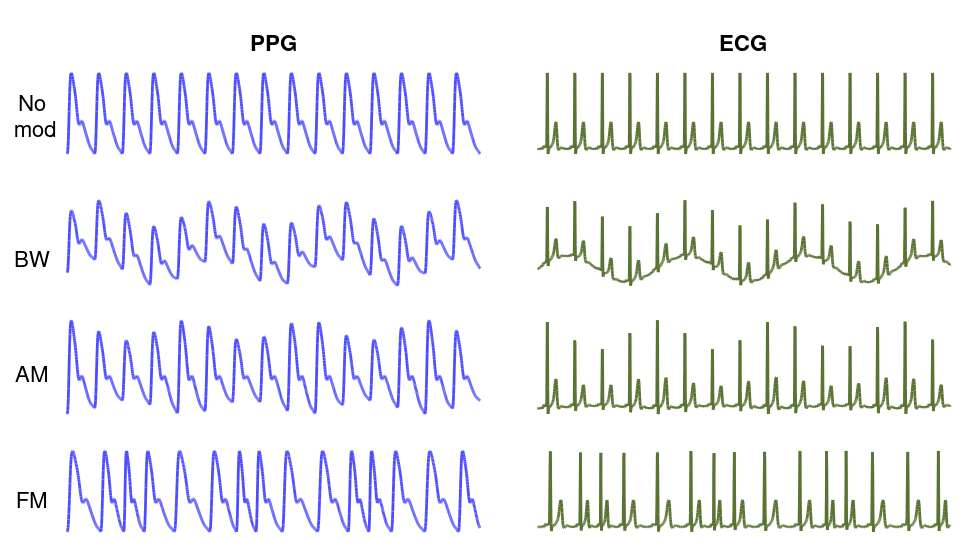
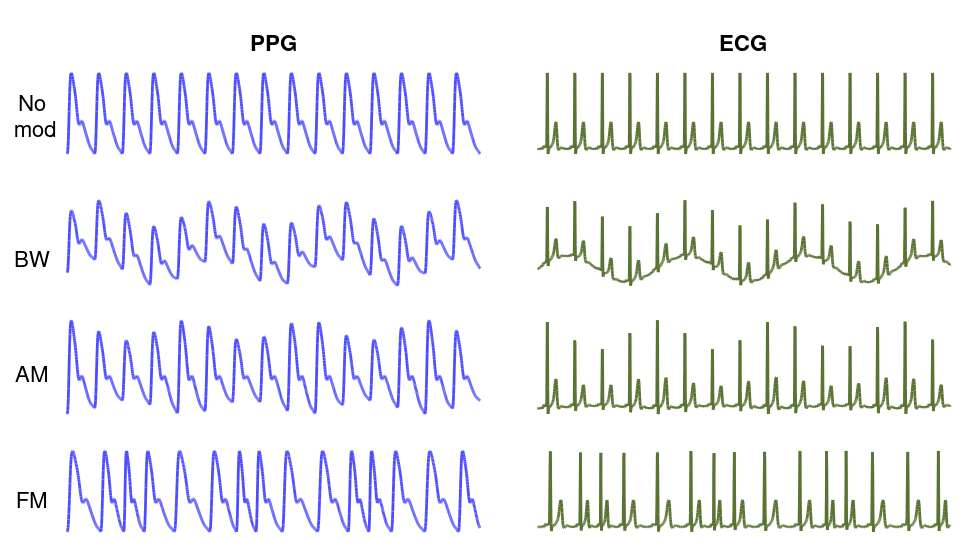

These figures' MATLAB source, in order:
function make_respiratory_modulations_plot
% make_respiratory_modulations_plot creates the plot of respiratory
% modulations of the ECG and PPG signals which is publicly available at: 
%
%               make_respiratory_modulations_plot
%
%	This file creates the image originally published in:
%           Charlton P.H. et al. An assessment of algorithms to estimate
%           respiratory rate from the electrocardiogram and photoplethysmogram,
%           Physiological Measurement, 37(4), 2016
%           DOI: https://doi.org/10.1088/0967-3334/37/4/610
%   Please cite this publication when using this image.
%   
%   Output:
%       a PNG image in the same folder as this script
%     
%   Comments, Questions, Criticisms, Feedback, Contributions:
%       See: http://peterhcharlton.github.io/RRest/contributions.html
%
%   Licence:
%       please see the accompanying file named "LICENSE"
%

%% Settings

no_beats = 511;
sig_range = 1;
f_r = 0.23; w_r = 2*pi*f_r;
f_c = 1.2; w_c = 2*pi*f_c;
fs = 100;
a_r = 0.22;

%% Load data

ecg_data.t = 0:0.01:1;
ecg_data.v = [0.0628929206915458,0.0628929206915458,0.0587000506488106,0.0607963906957733,0.0587000506488106,0.0628929206915458,0.0587000506488106,0.0649893007277317,0.0587000506488106,0.0649893906993127,0.0628929206915458,0.0628929206915458,0.0587001706021793,0.0607964806721212,0.0754714208624968,0.0670857907342811,0.0712786607770163,0.0607965306526915,0.0587000506488106,0.0712790306332367,0.0796641009790649,0.0880504708590479,0.100628751076163,0.0985321711111414,0.0922430109906925,0.0817607109175321,0.0796644008624868,0.0859536009673920,0.0838574908197314,0.0943395309891593,0.0964358810334277,0.0964358810334277,0.0796640410023805,0.138365121315293,0.553456376600879,1,0.964354102164553,0.276729142911456,0,0.0251570603185868,0.0628930206526865,0.0649893907034836,0.0712784908430773,0.0733751507770112,0.0712787207537007,0.0796644008624868,0.0796644008624868,0.0880501409479572,0.0838572908974501,0.0943395809596000,0.0964358810334277,0.106917921192726,0.109014511153862,0.115303891188820,0.121593101289839,0.129978841375310,0.138364581460780,0.153039681588981,0.167714841693866,0.186582621942805,0.218028912350468,0.247379232560238,0.285115292855479,0.322850853343825,0.352200673749083,0.375261713885036,0.389936784024894,0.394129654067629,0.373165483784006,0.329140363329457,0.259957612777821,0.190775711926268,0.138365241204309,0.0922432209090877,0.0754715108275234,0.0545071806060754,0.0545071806060754,0.0461214405206049,0.0545071806060754,0.0566034506718976,0.0628929206915458,0.0628929206915458,0.0712786607770163,0.0712786607770163,0.0754715308197515,0.0754715308197515,0.0796644008624868,0.0796644008624868,0.0796644008624868,0.0796644008624868,0.0754716807614624,0.0712786607770163,0.0712786607770163,0.0754715308197515,0.0670859806604482,0.0628929206915458,0.0670857907342811,0.0607963906957734,0.0670857907342811,0.0628929206915458,0.0712786607770163];

ppg.t = 0:0.01:1;
ppg.v = [0,0.00927542939852481,0.0372488322480372,0.0896445546165244,0.169004189004819,0.272647048523832,0.393762147326141,0.522824548449564,0.648130256209061,0.758626219281831,0.847819546835619,0.914400499067893,0.959234915642351,0.985437381517778,0.997714838452157,1,0.995011418768304,0.985125871133712,0.971761461825674,0.955456925699569,0.937412807053363,0.917629320396664,0.896682390477446,0.875479725915258,0.853916479121250,0.832170367477851,0.810423915529333,0.788209093110292,0.764908967193013,0.739300355899694,0.712381664572962,0.683143829496475,0.651587233363082,0.618067496536693,0.583173995134062,0.547292623927837,0.511984733125585,0.478482376769321,0.447658087846185,0.420523059079013,0.397447373925289,0.378897500664425,0.366497617029747,0.359654515162849,0.357484309046336,0.359638663309276,0.364692117662492,0.372113594720006,0.380055318961484,0.388913036314599,0.399242502208559,0.406355757469157,0.408744202083830,0.407861780008873,0.404510362335276,0.398839763639832,0.390849762384774,0.382094285048579,0.372173831593098,0.361197192580294,0.349640925944862,0.337504695928278,0.325000637378979,0.312496521432379,0.300276611142535,0.287995625629235,0.275491584041999,0.263380083238680,0.251419743047758,0.239459173263126,0.227498880486464,0.215538282837730,0.203643944307285,0.192226987553774,0.180948415515039,0.170075343432093,0.159202176822953,0.148329061636135,0.137738867025047,0.127409366648891,0.117434993958546,0.108040650505145,0.0992259833676540,0.0909912956489715,0.0833362360009967,0.0775118991588359,0.0715432265228746,0.0656005086235839,0.0601638844825797,0.0549468564227474,0.0507434502364092,0.0467557643993294,0.0426247533240844,0.0390735410794610,0.0355210529792382,0.0310620642768787,0.0254434048267722,0.0182660054583478,0.0102196996141933,0.00347880408741879,0.00152249485121779];

sin_wave.t = ppg.t;
sin_wave.v = sin(w_c*ppg.t);

%% Find plain data
for sig = {'ppg', 'ecg_data', 'sin_wave'}
    % Extract data
    eval(['data = ' sig{1,1} ';']);
    % Normalise data
    data.v = sig_range * (data.v - min(data.v))/(range(data.v));
    % Multiply data
    data.seg.v = [ data.v, repmat(data.v(2:end), [1,no_beats-1]) ];
    data.seg.t = 0:(1/fs):no_beats;
    % Re-insert data
    eval([sig{1,1} ' = data;']);
end

%% Find modulated data
for sig = {'ppg', 'ecg_data', 'sin_wave'}
    % Extract data
    eval(['data = ' sig{1,1} ';']);
    % BW:
    data.bw.v = data.seg.v + a_r*sin(w_r*data.seg.t);
    data.bw.t = data.seg.t;
    % AM:
    data.am.t = data.seg.t;
    % data.am.v = data.seg.v.*(1+a_r*sin(w_r*data.seg.t));
    data.am.v = detrend(data.seg.v).*((1/a_r)+cos(w_r*data.seg.t));
    % FM:
    temp.t = data.seg.t + a_r*sin(w_r*data.seg.t);
    temp.v = data.seg.v;
    data.fm.t = data.seg.t;
    data.fm.v = interp1(temp.t, temp.v, data.fm.t);
    % Re-insert data
    eval([sig{1,1} ' = data;']);
end

%% Make PPG and ECG modulations figure

% setup figure
close all
duration = 15;
paper_size = [480 270 960 540]./100;
height = 0.18;
width = 0.43;
h_fig = figure('Position',paper_size*100);
set(gcf,'color','w');
color = get(h_fig,'Color'); 
fontsize = 16;

% Plot PPG and ECG
temp = ppg;
ppg_col = [0.3, 0.3, 1];
ax(1) = subplot('Position', [0.07, 0.7, width, height]); data = temp.seg; rel_els = find(data.t<=duration); plot(data.t(rel_els), data.v(rel_els), 'Color', ppg_col, 'LineWidth', 2), xlim([min(data.t(rel_els)), max(data.t(rel_els))]), ylim([min(data.v(rel_els))-0.1, max(data.v(rel_els))+0.1]), set(gca, 'XTick', [], 'YTick', []), set(gca,'XColor',color,'YColor',color,'TickDir','out'), ylabel({' ','No       ', 'mod      '}, 'Rotation', 0, 'Color', 'k', 'FontSize', fontsize, 'Position', [-0.5,0.2]), title('PPG', 'FontSize', fontsize)
ax(2) = subplot('Position', [0.07, 0.46, width, height]); data = temp.bw; rel_els = find(data.t<=duration); plot(data.t(rel_els), data.v(rel_els), 'Color', ppg_col, 'LineWidth', 2), xlim([min(data.t(rel_els)), max(data.t(rel_els))]), ylim([min(data.v(rel_els))-0.1, max(data.v(rel_els))+0.1]), set(gca, 'XTick', [], 'YTick', []), set(gca,'XColor',color,'YColor',color,'TickDir','out'), ylabel('BW       ', 'Rotation', 0, 'Color', 'k', 'FontSize', fontsize, 'Position', [-0.5,0.1])
ax(3) = subplot('Position', [0.07, 0.23, width, height]); data = temp.am; rel_els = find(data.t<=duration); plot(data.t(rel_els), data.v(rel_els), 'Color', ppg_col, 'LineWidth', 2), xlim([min(data.t(rel_els)), max(data.t(rel_els))]), ylim([min(data.v(rel_els))-0.1, max(data.v(rel_els))+0.1]), set(gca, 'XTick', [], 'YTick', []), set(gca,'XColor',color,'YColor',color,'TickDir','out'), ylabel('AM       ', 'Rotation', 0, 'Color', 'k', 'FontSize', fontsize, 'Position', [-0.5,-0.3])
ax(4) = subplot('Position', [0.07, 0.00, width, height]); data = temp.fm; rel_els = find(data.t<=duration); plot(data.t(rel_els), data.v(rel_els), 'Color', ppg_col, 'LineWidth', 2), xlim([min(data.t(rel_els)), max(data.t(rel_els))]), ylim([min(data.v(rel_els))-0.1, max(data.v(rel_els))+0.1]), set(gca, 'XTick', [], 'YTick', []), set(gca,'XColor',color,'YColor',color,'TickDir','out'), ylabel('FM       ', 'Rotation', 0, 'Color', 'k', 'FontSize', fontsize, 'Position', [-0.5,0.3])
temp = ecg_data;
ecg_col = [0.35, 0.45, 0.2];
ax(1) = subplot('Position', [0.56, 0.7, width, height]); data = temp.seg; rel_els = find(data.t<=duration); plot(data.t(rel_els), data.v(rel_els), 'Color', ecg_col, 'LineWidth', 2), xlim([min(data.t(rel_els)), max(data.t(rel_els))]), ylim([min(data.v(rel_els))-0.1, max(data.v(rel_els))+0.1]), set(gca, 'XTick', [], 'YTick', []), set(gca,'XColor',color,'YColor',color,'TickDir','out'), title('ECG', 'FontSize', fontsize), %ylabel('No mod             ', 'Rotation', 0, 'Color', 'k', 'FontSize', fontsize)
ax(2) = subplot('Position', [0.56, 0.46, width, height]); data = temp.bw; rel_els = find(data.t<=duration); plot(data.t(rel_els), data.v(rel_els), 'Color', ecg_col, 'LineWidth', 2), xlim([min(data.t(rel_els)), max(data.t(rel_els))]), ylim([min(data.v(rel_els))-0.1, max(data.v(rel_els))+0.1]), set(gca, 'XTick', [], 'YTick', []), set(gca,'XColor',color,'YColor',color,'TickDir','out'), %ylabel('BW        ', 'Rotation', 0, 'Color', 'k', 'FontSize', fontsize)
ax(3) = subplot('Position', [0.56, 0.23, width, height]); data = temp.am; rel_els = find(data.t<=duration); plot(data.t(rel_els), data.v(rel_els), 'Color', ecg_col, 'LineWidth', 2), xlim([min(data.t(rel_els)), max(data.t(rel_els))]), ylim([min(data.v(rel_els))-0.1, max(data.v(rel_els))+0.1]), set(gca, 'XTick', [], 'YTick', []), set(gca,'XColor',color,'YColor',color,'TickDir','out'), %ylabel('AM        ', 'Rotation', 0, 'Color', 'k', 'FontSize', fontsize)
ax(4) = subplot('Position', [0.56, 0.00, width, height]); data = temp.fm; rel_els = find(data.t<=duration); plot(data.t(rel_els), data.v(rel_els), 'Color', ecg_col, 'LineWidth', 2), xlim([min(data.t(rel_els)), max(data.t(rel_els))]), ylim([min(data.v(rel_els))-0.1, max(data.v(rel_els))+0.1]), set(gca, 'XTick', [], 'YTick', []), set(gca,'XColor',color,'YColor',color,'TickDir','out'), %ylabel('FM        ', 'Rotation', 0, 'Color', 'k', 'FontSize', fontsize)

set(h_fig,'PaperUnits','inches');
set(h_fig,'PaperSize', [paper_size(3), paper_size(4)]);
set(h_fig,'PaperPosition',[0 0 paper_size(3) paper_size(4)]);

%% Commands to save figure

% Setup file path
[folder, ~, ~] = fileparts(mfilename('fullpath'));
if ~isempty(strfind(folder, '\'))
    slash_dirn = '\';
else
    slash_dirn = '/';
end
savepath = [folder, slash_dirn, 'resp_mods'];

% PNG
print(h_fig,'-dpng',savepath)

% PDF
% print(h_fig,'-dpdf',savepath)

% EPS
% I found that using the save command on the figure window worked best.
print(h_fig,'-depsc',savepath)

end
